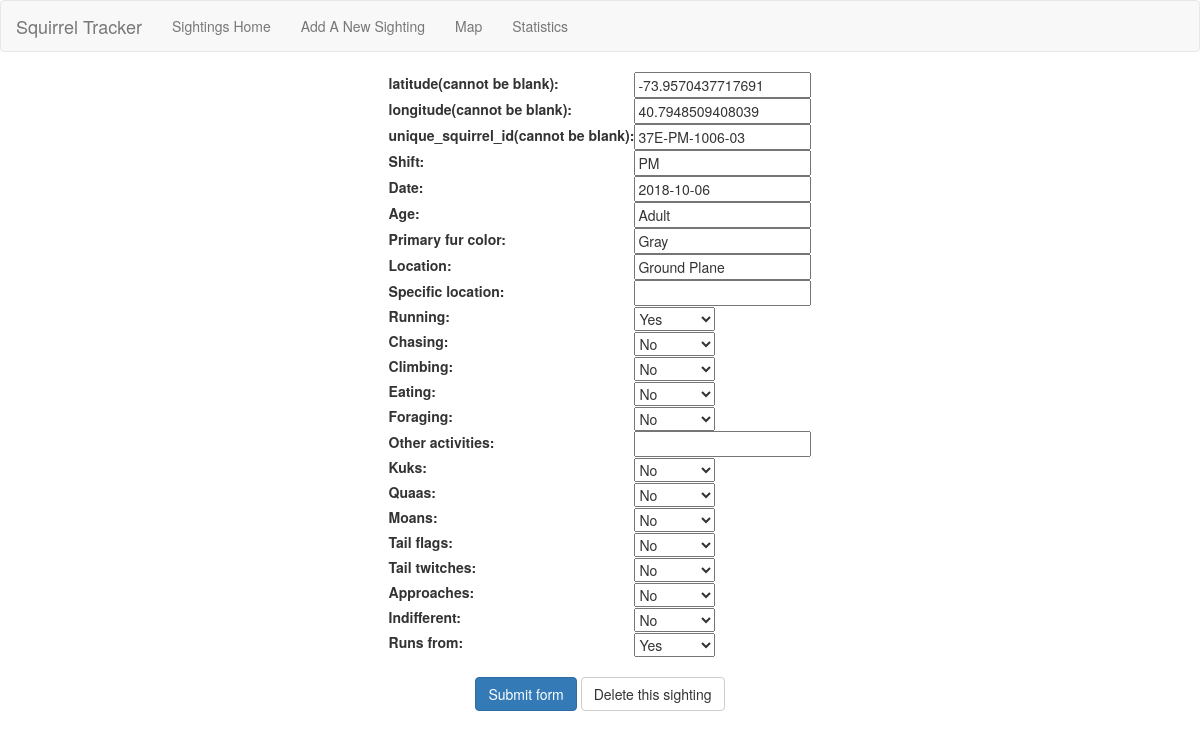
Page /sightings/37E-PM-1006-03/ on the earlier database version.
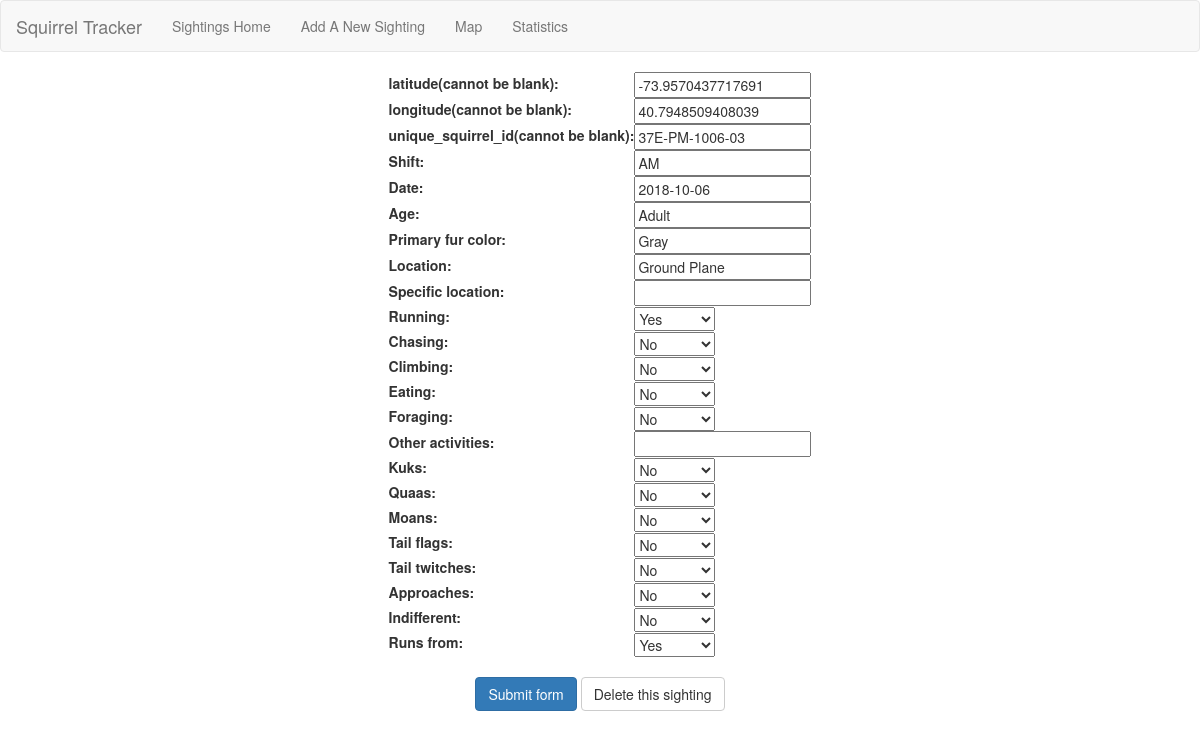
Same page on the later database version.
### map/models.py (models this page shows)
class SightingsSquirrelData(models.Model):
    latitude = models.FloatField()
    longitude = models.FloatField()
    unique_squirrel_id = models.CharField(unique=True, max_length=200)
    shift = models.CharField(max_length=200, blank=True, null=True)
    date = models.DateField(blank=True, null=True)
    age = models.CharField(max_length=200, blank=True, null=True)
    primary_fur_color = models.CharField(max_length=200, blank=True, null=True)
    location = models.CharField(max_length=200, blank=True, null=True)
    specific_location = models.CharField(max_length=200, blank=True, null=True)
    running = models.BooleanField(blank=True, null=True)
    chasing = models.BooleanField(blank=True, null=True)
    climbing = models.BooleanField(blank=True, null=True)
    eating = models.BooleanField(blank=True, null=True)
    foraging = models.BooleanField(blank=True, null=True)
    other_activities = models.CharField(max_length=200, blank=True, null=True)
    kuks = models.BooleanField(blank=True, null=True)
    quaas = models.BooleanField(blank=True, null=True)
    moans = models.BooleanField(blank=True, null=True)
    tail_flags = models.BooleanField(blank=True, null=True)
    tail_twitches = models.BooleanField(blank=True, null=True)
    approaches = models.BooleanField(blank=True, null=True)
    indifferent = models.BooleanField(blank=True, null=True)
    runs_from = models.BooleanField(blank=True, null=True)
    class Meta:
        managed = False
        db_table = 'sightings_squirrel_data'

### sightings/views.py (the view)
# urls.py: path('<str:unique_squirrel_id>/', views.edit, name = 'edit'),
def edit(request, unique_squirrel_id):
    edit_sighting = get_object_or_404(squirrel_data, unique_squirrel_id=unique_squirrel_id)
    if request.method == "POST":
        form = squirrelForm(request.POST, instance=edit_sighting)
        if form.is_valid():
            form.save()
            return redirect("/sightings/")
    form = squirrelForm(instance=edit_sighting)
    return render(request, "sightings/edit.html", {"form": form, "unique_squirrel_id":unique_squirrel_id})

### sightings/forms.py
class squirrelForm(forms.ModelForm):
    class Meta:
        model = squirrel_data
        fields = ['latitude',
        'longitude',
        'unique_squirrel_id',
        'shift',
        'date',
        'age',
        'primary_fur_color',
        'location',
        'specific_location',
        'running',
        'chasing',
        'climbing',
        'eating',
        'foraging',
        'other_activities',
        'kuks',
        'quaas',
        'moans',
        'tail_flags',
        'tail_twitches',
        'approaches',
        'indifferent',
        'runs_from']
        labels = {
            "latitude": "latitude(cannot be blank)",
            "longitude": "longitude(cannot be blank)",
            "unique_squirrel_id": "unique_squirrel_id(cannot be blank)"}

### sightings/templates/sightings/edit.html (shortened to what this page needs)
<!DOCTYPE html>
<html lang="en">
  <head>
    <title>Edit a new sighting of squirrel</title></head>
  <link rel="stylesheet" href="https://maxcdn.bootstrapcdn.com/bootstrap/3.4.1/css/bootstrap.min.css">
  <body>
    <nav class="navbar navbar-default ">
      <div class="container-fluid">
        <div class="navbar-header">
          <a class="navbar-brand" href="/sightings">Squirrel Tracker</a></div>
        <ul class="nav navbar-nav ">
          <li>
            <a href="/sightings">Sightings Home</a></li>
          <li>
            <a href="/sightings/add">Add A New Sighting</a></li>
          <li>
            <a href="/map">Map</a></li>
          <li>
            <a href="/sightings/stats">Statistics</a></li>
        </ul>
      </div>
    </nav>
    <form action="" method="post">{% csrf_token %}
      <table align="center">{{ form }}</table>
      <br>
      <center>
        <button class="btn btn-primary" type="submit">Submit form</button>
        <a href="/sightings/{{unique_squirrel_id}}/delete/">
          <button type="button" class="btn btn-default">Delete this sighting</button></a>
      </center>
  </body>
</html>

Differences in the rows shown:
changed SightingsSquirrelData "37E-PM-1006-03": shift "PM" → "AM"
